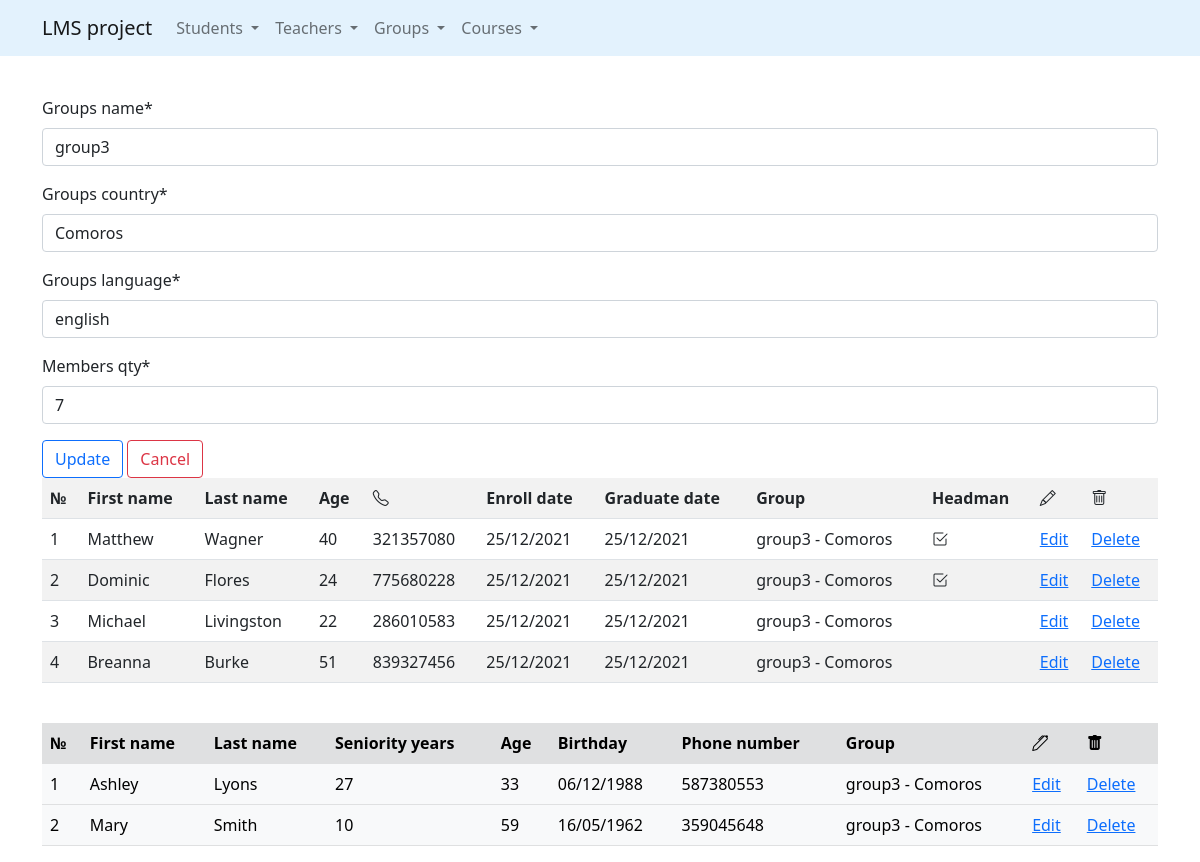
The app's page /groups/update/3/ with its own data.
### groups/models.py (models this page shows, shortened)
class Groups(models.Model):
    groups_name = models.CharField(max_length=100)
    groups_country = models.CharField(max_length=100)
    groups_language = models.CharField(max_length=100)
    members_qty = models.IntegerField(default=5)
    headman = models.OneToOneField(
        'students.Students',
        on_delete=models.SET_NULL,
        null=True,
        related_name='headman_group'
    )
    def __str__(self):
        return f'{self.groups_name} - {self.groups_country}'

### students/models.py (models this page shows, shortened)
class Students(Person):
    phone_number = models.CharField(
        max_length=30,
        null=True,
        validators=[phone_number_validator]
    )
    enroll_date = models.DateField(default=datetime.date.today)
    graduate_date = models.DateField(default=datetime.date.today)
    group = models.ForeignKey(
        Groups,
        on_delete=models.SET_NULL,
        null=True,
        related_name='students'
    )

### teachers/models.py (models this page shows, shortened)
class Teachers(Person):
    seniority_years = models.IntegerField(default=5)
    phone_number = models.CharField(
        max_length=30,
        null=True,
        validators=[phone_number_validator]
    )
    group = models.ForeignKey(
        Groups,
        on_delete=models.SET_NULL,
        null=True,
        related_name='teachers'
    )

### groups/views.py (the view)
# urls.py: path('update/<int:pk>/', update_group, name='update'),
def update_group(request, pk):
    group = Groups.objects.get(id=pk)
    if request.method == 'GET':
        form = GroupCreateForm(instance=group)
    elif request.method == 'POST':
        form = GroupCreateForm(data=request.POST, instance=group)
        if form.is_valid():
            form.save()
            return HttpResponseRedirect(reverse('groups:list'))
    return render(request, 'groups/update.html', {'form': form, 'group': group})

### groups/forms.py
class GroupCreateForm(forms.ModelForm):
    class Meta:
        model = Groups
        fields = [
            'groups_name',
            'groups_country',
            'groups_language',
            'members_qty'
        ]

### groups/templates/groups/update.html (shortened to what this page needs)
{% extends 'base.html' %}
{% load crispy_forms_tags %}
{% block content %}
    <form method="post">
        {{ form | crispy }}
        <input class="btn btn-outline-primary" type="submit" value="Update">
        <a class="btn btn-outline-danger" href="{% url 'groups:list' %}">Cancel</a>
    </form>
    {% with list_object=group.students.all  %}
        {% include 'includes/students_list_table.html' %}
    {% endwith %}
    {% with list_object=group.teachers.all  %}
        {% include 'includes/teachers_list_table.html' %}
    {% endwith %}
{% endblock %}

### templates/includes/students_list_table.html
<table class="table table-striped table-hover">
        <tr>
            <th>№</th>
            <th>First name</th>
            <th>Last name</th>
            <th>Age</th>
            <th><i class="bi bi-telephone"></i></th>
            <th>Enroll date</th>
            <th>Graduate date</th>
            <th>Group</th>
            <th>Headman</th>
            <th><i class="bi bi-pencil"></i></th>
            <th><i class="bi bi-trash"></i></th>
        </tr>
    {% for student in list_object %}
        <tr>
            <td>{{ forloop.counter }}</td>
            <td>{{ student.first_name }}</td>
            <td>{{ student.last_name }}</td>
            <td>{{ student.age }}</td>
            <td>{% if student.phone_number is not None %}{{ student.phone_number }}{% endif %}</td>
            <td>{{ student.enroll_date }}</td>
            <td>{{ student.graduate_date }}</td>
            <td>{% if student.group %}{{ student.group }}{% endif %}</td>
            <td>{% if student.headman_group %}<i class="bi bi-check2-square">{% endif %}</i></td>
            <td><a href="{% url 'students:update' student.id %}">Edit</a></td>
            <td><a href="{% url 'students:delete' student.id %}">Delete</a></td>
        </tr>
    {% endfor %}
</table>

### templates/includes/teachers_list_table.html
<table class="table table-light table-hover">
    <tr class="table-active">
        <th scope="row">№</th>
        <th>First name</th>
        <th>Last name</th>
        <th>Seniority years</th>
        <th>Age</th>
        <th>Birthday</th>
        <th>Phone number</th>
        <th>Group</th>
        <th><i class="bi bi-pen"></i></th>
        <th><i class="bi bi-trash-fill"></i></th>
    </tr>
    {% for teacher in list_object %}
        <tr>
            <td>{{ forloop.counter }}</td>
            <td>{{ teacher.first_name }}</td>
            <td>{{ teacher.last_name}}</td>
            <td>{{ teacher.seniority_years }}</td>
            <td>{{ teacher.age}}</td>
            <td>{{ teacher.birthday}}</td>
            <td>{{ teacher.phone_number}}</td>
            <td>{{ teacher.group}}</td>
            <td><a href="{% url 'teachers:update' teacher.id %}">Edit</a></td>&nbsp;
            <td><a href="{% url 'teachers:delete' teacher.id %}">Delete</a></td>
        </tr>
    {% endfor %}
</table>

### records on screen
Groups: groups_name "group3", groups_country "Comoros", groups_language "english", members_qty "7"
Students: first_name "Matthew", last_name "Wagner", age "40", phone_number "321357080", enroll_date "25/12/2021", graduate_date "25/12/2021", group "group3 - Comoros"
Students: first_name "Dominic", last_name "Flores", age "24", phone_number "775680228", enroll_date "25/12/2021", graduate_date "25/12/2021", group "group3 - Comoros"
Students: first_name "Michael", last_name "Livingston", age "22", phone_number "286010583", enroll_date "25/12/2021", graduate_date "25/12/2021", group "group3 - Comoros"
Students: first_name "Breanna", last_name "Burke", age "51", phone_number "839327456", enroll_date "25/12/2021", graduate_date "25/12/2021", group "group3 - Comoros"
Teachers: first_name "Ashley", last_name "Lyons", seniority_years "27", age "33", birthday "06/12/1988", phone_number "587380553", group "group3 - Comoros"
Teachers: first_name "Mary", last_name "Smith", seniority_years "10", age "59", birthday "16/05/1962", phone_number "359045648", group "group3 - Comoros"
